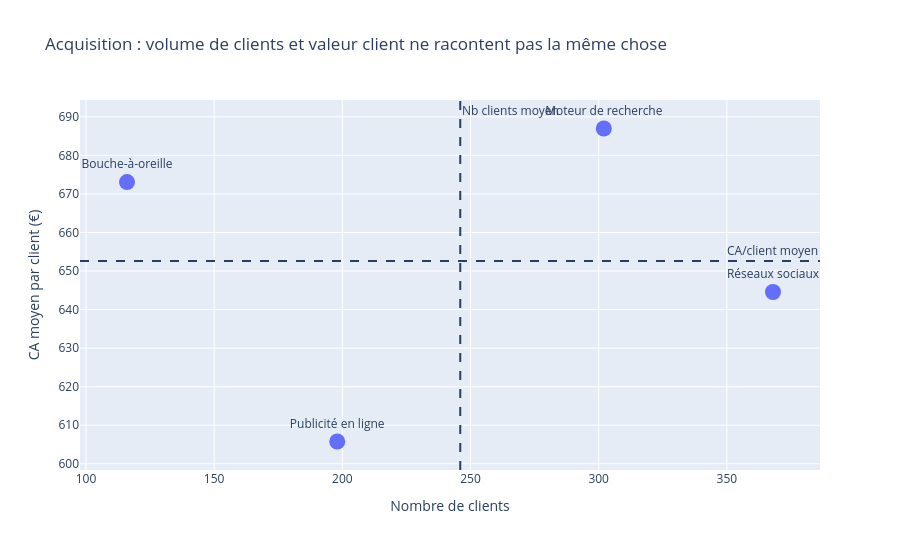

Notebook source saved alongside this figure:
### Markdown cell above
#### **Bonus Plotly interactif**

### Code cell
plotly_canal = analyse_canal.reset_index()

fig = px.scatter(
    plotly_canal,
    x="nb_clients",
    y="ca_moyen_client",
    text="canal_acquisition",
    hover_name="canal_acquisition",
    hover_data={
        "nb_clients": True,
        "ca_moyen_client": ":.2f",
        "commandes_moyennes": ":.2f",
        "panier_moyen": ":.2f"
    },
    labels={
        "nb_clients": "Nombre de clients",
        "ca_moyen_client": "CA moyen par client (€)",
        "commandes_moyennes": "Commandes moyennes / client",
        "panier_moyen": "Panier moyen (€)"
    },
    title="Acquisition : volume de clients et valeur client ne racontent pas la même chose"
)

fig.update_traces(
    marker=dict(size=16),
    textposition="top center"
)

fig.add_hline(
    y=plotly_canal["ca_moyen_client"].mean(),
    line_dash="dash",
    annotation_text="CA/client moyen"
)

fig.add_vline(
    x=plotly_canal["nb_clients"].mean(),
    line_dash="dash",
    annotation_text="Nb clients moyen"
)

fig.update_layout(
    height=550
)

fig.show()

### Figure 1 — Plotly figure (JSON) as saved in the notebook; plotly's stock layout.template omitted (floating-point values rounded to 4 significant figures)
{"data": [{"customdata": [[5.983, 111.8], [6.017, 120.2], [6.06, 107.3], [5.813, 98.74]], "hovertemplate": "<b>%{hovertext}</b><br><br>Nombre de clients=%{x}<br>CA moyen par client (€)=%{y:.2f}<br>canal_acquisition=%{text}<br>Commandes moyennes / client=%{customdata[0]:.2f}<br>Panier moyen (€)=%{customdata[1]:.2f}<extra></extra>", "hovertext": ["Moteur de recherche", "Bouche-à-oreille", "Réseaux sociaux", "Publicité en ligne"], "legendgroup": "", "marker": {"color": "#636efa", "size": 16, "symbol": "circle"}, "mode": "markers+text", "name": "", "orientation": "v", "showlegend": false, "text": ["Moteur de recherche", "Bouche-à-oreille", "Réseaux sociaux", "Publicité en ligne"], "textposition": "top center", "type": "scatter", "x": [302, 116, 368, 198], "xaxis": "x", "y": [687.0, 673.1, 644.6, 605.8], "yaxis": "y"}], "layout": {"annotations": [{"showarrow": false, "text": "CA/client moyen", "x": 1, "xanchor": "right", "xref": "x domain", "y": 652.6, "yanchor": "bottom", "yref": "y"}, {"showarrow": false, "text": "Nb clients moyen", "x": 246, "xanchor": "left", "xref": "x", "y": 1, "yanchor": "top", "yref": "y domain"}], "height": 550, "legend": {"tracegroupgap": 0}, "shapes": [{"line": {"dash": "dash"}, "type": "line", "x0": 0, "x1": 1, "xref": "x domain", "y0": 652.6, "y1": 652.6, "yref": "y"}, {"line": {"dash": "dash"}, "type": "line", "x0": 246, "x1": 246, "xref": "x", "y0": 0, "y1": 1, "yref": "y domain"}], "title": {"text": "Acquisition : volume de clients et valeur client ne racontent pas la même chose"}, "xaxis": {"anchor": "y", "domain": [0, 1], "title": {"text": "Nombre de clients"}}, "yaxis": {"anchor": "x", "domain": [0, 1], "title": {"text": "CA moyen par client (€)"}}}}
